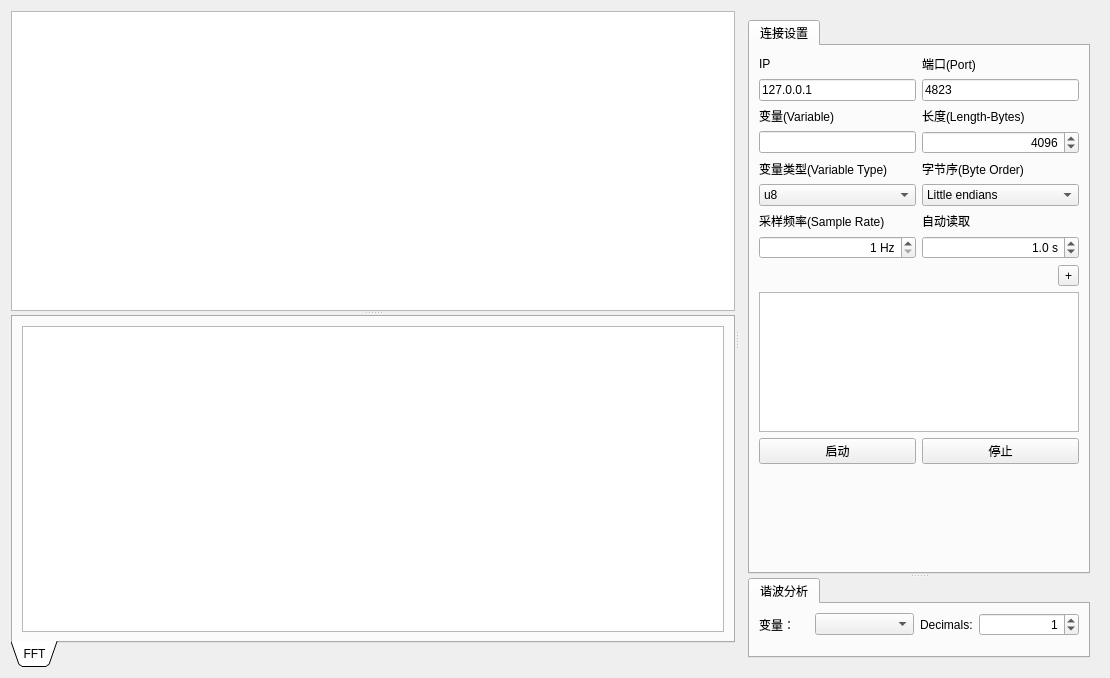
<?xml version="1.0" encoding="UTF-8"?>
<ui version="4.0">
 <class>FormDataViewer</class>
 <widget class="QWidget" name="FormDataViewer">
  <property name="geometry">
   <rect>
    <x>0</x>
    <y>0</y>
    <width>1110</width>
    <height>678</height>
   </rect>
  </property>
  <property name="windowTitle">
   <string>Form</string>
  </property>
  <layout class="QGridLayout" name="gridLayout_8">
   <item row="0" column="0">
    <widget class="QSplitter" name="splitter_3">
     <property name="orientation">
      <enum>Qt::Horizontal</enum>
     </property>
     <widget class="QSplitter" name="splitter_2">
      <property name="orientation">
       <enum>Qt::Vertical</enum>
      </property>
      <widget class="GraphicsLayoutWidget" name="wavePlotLayout">
       <property name="sizePolicy">
        <sizepolicy hsizetype="Expanding" vsizetype="Expanding">
         <horstretch>0</horstretch>
         <verstretch>0</verstretch>
        </sizepolicy>
       </property>
       <property name="minimumSize">
        <size>
         <width>500</width>
         <height>300</height>
        </size>
       </property>
      </widget>
      <widget class="QTabWidget" name="tabWidget_3">
       <property name="tabPosition">
        <enum>QTabWidget::South</enum>
       </property>
       <property name="tabShape">
        <enum>QTabWidget::Triangular</enum>
       </property>
       <property name="currentIndex">
        <number>0</number>
       </property>
       <property name="elideMode">
        <enum>Qt::ElideLeft</enum>
       </property>
       <property name="documentMode">
        <bool>false</bool>
       </property>
       <property name="tabsClosable">
        <bool>false</bool>
       </property>
       <property name="movable">
        <bool>true</bool>
       </property>
       <property name="tabBarAutoHide">
        <bool>false</bool>
       </property>
       <widget class="QWidget" name="tab_6">
        <attribute name="title">
         <string>FFT</string>
        </attribute>
        <layout class="QGridLayout" name="gridLayout_2">
         <item row="0" column="0">
          <widget class="GraphicsLayoutWidget" name="spectrumPlotLayout">
           <property name="sizePolicy">
            <sizepolicy hsizetype="Expanding" vsizetype="Expanding">
             <horstretch>0</horstretch>
             <verstretch>0</verstretch>
            </sizepolicy>
           </property>
          </widget>
         </item>
        </layout>
       </widget>
      </widget>
     </widget>
     <widget class="QScrollArea" name="scrollArea">
      <property name="maximumSize">
       <size>
        <width>360</width>
        <height>16777215</height>
       </size>
      </property>
      <property name="frameShape">
       <enum>QFrame::NoFrame</enum>
      </property>
      <property name="lineWidth">
       <number>0</number>
      </property>
      <property name="horizontalScrollBarPolicy">
       <enum>Qt::ScrollBarAlwaysOff</enum>
      </property>
      <property name="sizeAdjustPolicy">
       <enum>QAbstractScrollArea::AdjustToContentsOnFirstShow</enum>
      </property>
      <property name="widgetResizable">
       <bool>true</bool>
      </property>
      <widget class="QWidget" name="scrollAreaWidgetContents_2">
       <property name="geometry">
        <rect>
         <x>0</x>
         <y>0</y>
         <width>360</width>
         <height>660</height>
        </rect>
       </property>
       <layout class="QGridLayout" name="gridLayout_7">
        <item row="0" column="0">
         <widget class="QSplitter" name="splitter">
          <property name="orientation">
           <enum>Qt::Vertical</enum>
          </property>
          <widget class="QTabWidget" name="tabWidget_2">
           <property name="minimumSize">
            <size>
             <width>250</width>
             <height>0</height>
            </size>
           </property>
           <property name="maximumSize">
            <size>
             <width>350</width>
             <height>16777215</height>
            </size>
           </property>
           <property name="currentIndex">
            <number>0</number>
           </property>
           <widget class="QWidget" name="tab_3">
            <attribute name="title">
             <string>连接设置</string>
            </attribute>
            <layout class="QVBoxLayout" name="verticalLayout">
             <item>
              <layout class="QGridLayout" name="gridLayout_3">
               <item row="0" column="0">
                <widget class="QLabel" name="label_9">
                 <property name="text">
                  <string>IP</string>
                 </property>
                </widget>
               </item>
               <item row="0" column="1">
                <widget class="QLabel" name="label_8">
                 <property name="text">
                  <string>端口(Port)</string>
                 </property>
                </widget>
               </item>
               <item row="1" column="0">
                <widget class="QLineEdit" name="lineEditIP">
                 <property name="text">
                  <string>127.0.0.1</string>
                 </property>
                </widget>
               </item>
               <item row="1" column="1">
                <widget class="QLineEdit" name="lineEditPort">
                 <property name="text">
                  <string>4823</string>
                 </property>
                </widget>
               </item>
               <item row="2" column="0">
                <widget class="QLabel" name="label_11">
                 <property name="text">
                  <string>变量(Variable)</string>
                 </property>
                </widget>
               </item>
               <item row="2" column="1">
                <widget class="QLabel" name="label_10">
                 <property name="text">
                  <string>长度(Length-Bytes)</string>
                 </property>
                </widget>
               </item>
               <item row="3" column="0">
                <widget class="QLineEdit" name="lineEditVar"/>
               </item>
               <item row="3" column="1">
                <widget class="QDoubleSpinBox" name="doubleSpinBoxSize">
                 <property name="alignment">
                  <set>Qt::AlignRight|Qt::AlignTrailing|Qt::AlignVCenter</set>
                 </property>
                 <property name="decimals">
                  <number>0</number>
                 </property>
                 <property name="minimum">
                  <double>64.000000000000000</double>
                 </property>
                 <property name="maximum">
                  <double>10000000.000000000000000</double>
                 </property>
                 <property name="value">
                  <double>4096.000000000000000</double>
                 </property>
                </widget>
               </item>
               <item row="4" column="0">
                <widget class="QLabel" name="label_21">
                 <property name="text">
                  <string>变量类型(Variable Type)</string>
                 </property>
                </widget>
               </item>
               <item row="4" column="1">
                <widget class="QLabel" name="label_22">
                 <property name="text">
                  <string>字节序(Byte Order)</string>
                 </property>
                </widget>
               </item>
               <item row="5" column="0">
                <widget class="QComboBox" name="comboBoxVarType">
                 <item>
                  <property name="text">
                   <string>u8</string>
                  </property>
                 </item>
                 <item>
                  <property name="text">
                   <string>s8</string>
                  </property>
                 </item>
                 <item>
                  <property name="text">
                   <string>u16</string>
                  </property>
                 </item>
                 <item>
                  <property name="text">
                   <string>s16</string>
                  </property>
                 </item>
                 <item>
                  <property name="text">
                   <string>u32</string>
                  </property>
                 </item>
                 <item>
                  <property name="text">
                   <string>s32</string>
                  </property>
                 </item>
                 <item>
                  <property name="text">
                   <string>u64</string>
                  </property>
                 </item>
                 <item>
                  <property name="text">
                   <string>s64</string>
                  </property>
                 </item>
                 <item>
                  <property name="text">
                   <string>float</string>
                  </property>
                 </item>
                 <item>
                  <property name="text">
                   <string>double</string>
                  </property>
                 </item>
                </widget>
               </item>
               <item row="5" column="1">
                <widget class="QComboBox" name="comboBoxByteOrder">
                 <item>
                  <property name="text">
                   <string>Little endians</string>
                  </property>
                 </item>
                 <item>
                  <property name="text">
                   <string>Big endians</string>
                  </property>
                 </item>
                </widget>
               </item>
               <item row="6" column="0">
                <widget class="QLabel" name="label_5">
                 <property name="text">
                  <string>采样频率(Sample Rate)</string>
                 </property>
                </widget>
               </item>
               <item row="7" column="0">
                <widget class="QSpinBox" name="spinBoxSampleRate">
                 <property name="alignment">
                  <set>Qt::AlignRight|Qt::AlignTrailing|Qt::AlignVCenter</set>
                 </property>
                 <property name="suffix">
                  <string> Hz</string>
                 </property>
                 <property name="minimum">
                  <number>1</number>
                 </property>
                 <property name="maximum">
                  <number>900000000</number>
                 </property>
                 <property name="value">
                  <number>1</number>
                 </property>
                 <property name="displayIntegerBase">
                  <number>10</number>
                 </property>
                </widget>
               </item>
               <item row="6" column="1">
                <widget class="QLabel" name="label_23">
                 <property name="text">
                  <string>自动读取</string>
                 </property>
                </widget>
               </item>
               <item row="7" column="1">
                <widget class="QDoubleSpinBox" name="doubleSpinBoxSampleFreq">
                 <property name="enabled">
                  <bool>true</bool>
                 </property>
                 <property name="alignment">
                  <set>Qt::AlignRight|Qt::AlignTrailing|Qt::AlignVCenter</set>
                 </property>
                 <property name="suffix">
                  <string> s</string>
                 </property>
                 <property name="decimals">
                  <number>1</number>
                 </property>
                 <property name="maximum">
                  <double>9999990.000000000000000</double>
                 </property>
                 <property name="singleStep">
                  <double>0.100000000000000</double>
                 </property>
                 <property name="value">
                  <double>1.000000000000000</double>
                 </property>
                </widget>
               </item>
              </layout>
             </item>
             <item>
              <layout class="QHBoxLayout" name="horizontalLayout">
               <item>
                <spacer name="horizontalSpacer">
                 <property name="orientation">
                  <enum>Qt::Horizontal</enum>
                 </property>
                 <property name="sizeHint" stdset="0">
                  <size>
                   <width>40</width>
                   <height>20</height>
                  </size>
                 </property>
                </spacer>
               </item>
               <item>
                <widget class="QToolButton" name="toolButtonAdd">
                 <property name="text">
                  <string>+</string>
                 </property>
                </widget>
               </item>
              </layout>
             </item>
             <item>
              <widget class="QListWidget" name="listWidgetVarList">
               <property name="sizePolicy">
                <sizepolicy hsizetype="Expanding" vsizetype="Expanding">
                 <horstretch>0</horstretch>
                 <verstretch>0</verstretch>
                </sizepolicy>
               </property>
               <property name="minimumSize">
                <size>
                 <width>0</width>
                 <height>70</height>
                </size>
               </property>
               <property name="maximumSize">
                <size>
                 <width>16777215</width>
                 <height>140</height>
                </size>
               </property>
               <property name="resizeMode">
                <enum>QListView::Adjust</enum>
               </property>
              </widget>
             </item>
             <item>
              <layout class="QGridLayout" name="gridLayout">
               <item row="0" column="0">
                <widget class="QPushButton" name="pushButtonStart">
                 <property name="text">
                  <string>启动</string>
                 </property>
                </widget>
               </item>
               <item row="0" column="1">
                <widget class="QPushButton" name="pushButtonStop">
                 <property name="text">
                  <string>停止</string>
                 </property>
                </widget>
               </item>
              </layout>
             </item>
             <item>
              <widget class="QWidget" name="widgetChannels" native="true"/>
             </item>
             <item>
              <spacer name="verticalSpacer_2">
               <property name="orientation">
                <enum>Qt::Vertical</enum>
               </property>
               <property name="sizeHint" stdset="0">
                <size>
                 <width>20</width>
                 <height>72</height>
                </size>
               </property>
              </spacer>
             </item>
            </layout>
           </widget>
          </widget>
          <widget class="QTabWidget" name="tabWidget">
           <property name="sizePolicy">
            <sizepolicy hsizetype="Expanding" vsizetype="Preferred">
             <horstretch>0</horstretch>
             <verstretch>0</verstretch>
            </sizepolicy>
           </property>
           <property name="currentIndex">
            <number>0</number>
           </property>
           <widget class="QWidget" name="tab_2">
            <attribute name="title">
             <string>谐波分析</string>
            </attribute>
            <layout class="QVBoxLayout" name="verticalLayout_5" stretch="0,1">
             <item>
              <layout class="QHBoxLayout" name="horizontalLayout_4" stretch="1,2,1,2">
               <item>
                <widget class="QLabel" name="label_16">
                 <property name="text">
                  <string>变量：</string>
                 </property>
                </widget>
               </item>
               <item>
                <widget class="QComboBox" name="comboBoxHarmonicChannel"/>
               </item>
               <item>
                <widget class="QLabel" name="label_24">
                 <property name="text">
                  <string>Decimals:</string>
                 </property>
                </widget>
               </item>
               <item>
                <widget class="QSpinBox" name="spinBoxDecimals">
                 <property name="alignment">
                  <set>Qt::AlignRight|Qt::AlignTrailing|Qt::AlignVCenter</set>
                 </property>
                 <property name="suffix">
                  <string/>
                 </property>
                 <property name="maximum">
                  <number>9</number>
                 </property>
                 <property name="value">
                  <number>1</number>
                 </property>
                </widget>
               </item>
              </layout>
             </item>
             <item>
              <widget class="DataTableWidget" name="widgetHarmonic" native="true"/>
             </item>
            </layout>
           </widget>
          </widget>
         </widget>
        </item>
       </layout>
      </widget>
     </widget>
    </widget>
   </item>
  </layout>
 </widget>
 <customwidgets>
  <customwidget>
   <class>GraphicsLayoutWidget</class>
   <extends>QGraphicsView</extends>
   <header>pyqtgraph</header>
  </customwidget>
  <customwidget>
   <class>DataTableWidget</class>
   <extends>QWidget</extends>
   <header>qtpandas_widget.view</header>
   <container>1</container>
  </customwidget>
 </customwidgets>
 <resources/>
 <connections/>
</ui>
